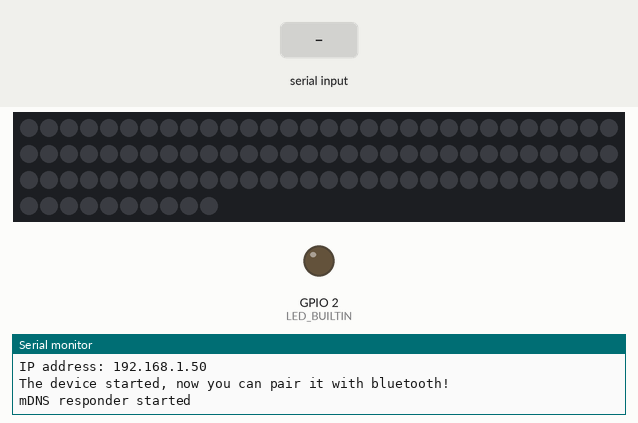
Bench run of a program on a simulated ESP32. On the bench: 100 RGB LEDs in strip order, left to right, continuing on the next row, output pins drawn as LEDs (lit = HIGH), the last lines printed to the serial monitor. Inputs (shaded band) come from the test bench. Dim RGB values are drawn brighter than linear; WiFi joins after 1.5 s; servers stay silent unless stated; nothing arrives over Bluetooth unless stated; not simulated (calls return 0 or success): Passwords.h.

Above: at 2.7 s.
2.8 s: "90 45 200\n" received over the second serial link
At 3.9 s:
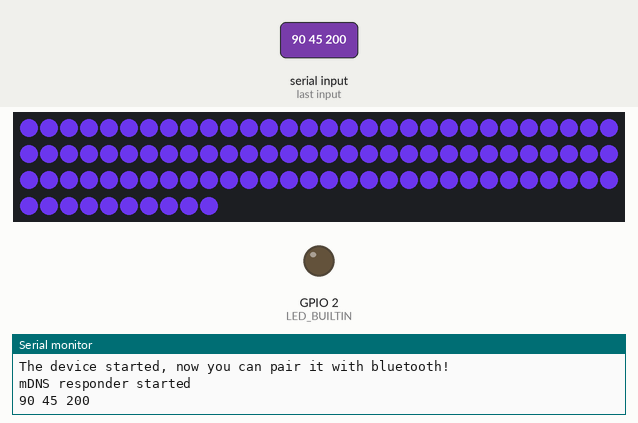
4.3 s: "90 45\n" received over the second serial link
At 4.8 s:
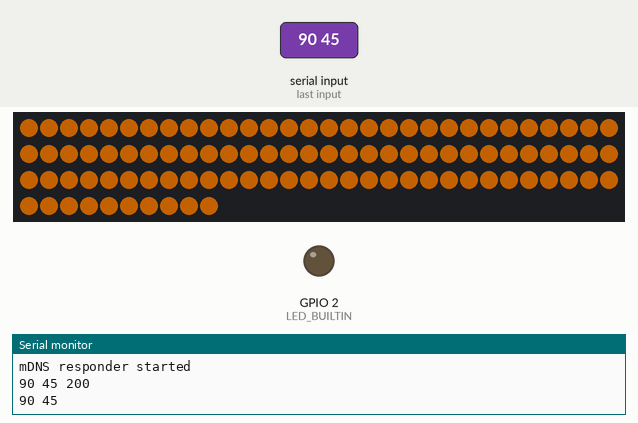
5.8 s: "30 150 10 200\n" received over the second serial link
At 6.5 s:
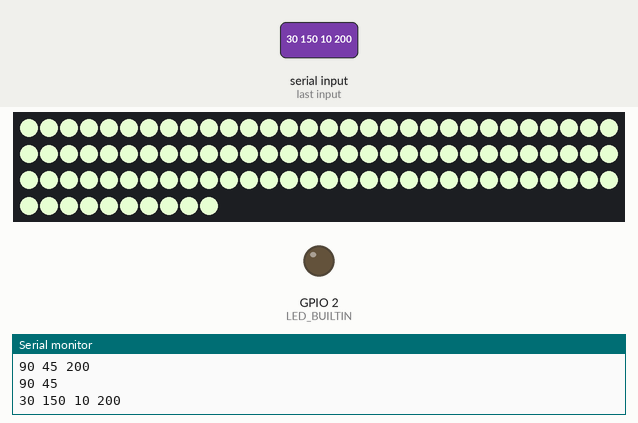
7.3 s: "5\n" received over the second serial link
At 7.9 s:
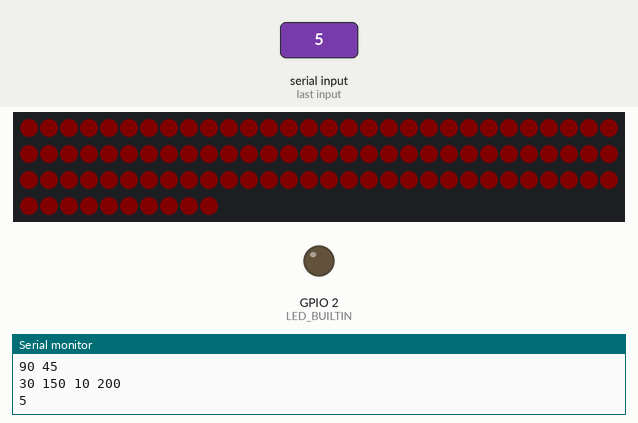
8.8 s: "g90\n" received over the second serial link
At 9.2 s:
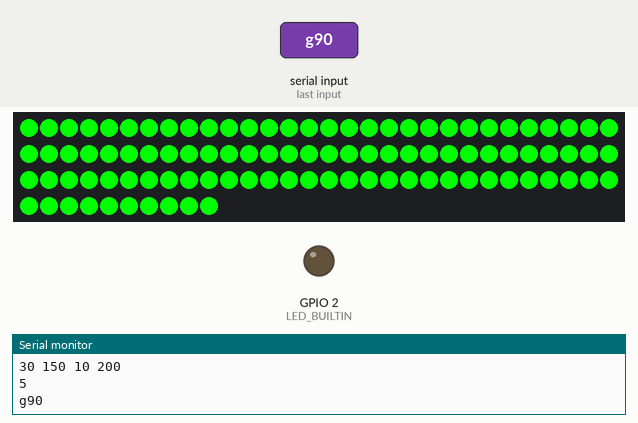
10.3 s: "1 90 45\n" received over the second serial link
At 10.7 s:
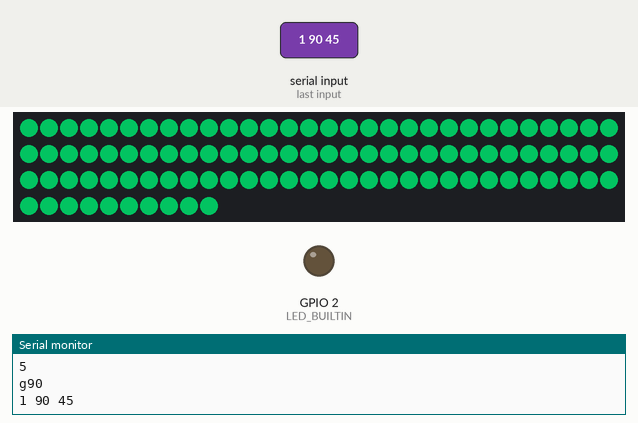
Timing chart, 0 to 12.8 s (numbered marks = the images above; inputs shaded):
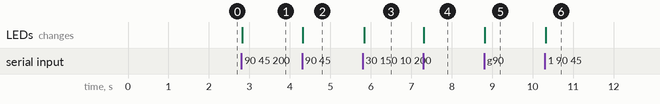

Measured:
- after the input at 2.8 s, the LEDs: change at once (image 1)
- after the input at 4.3 s, the LEDs: change at once (image 2)
- after the input at 5.8 s, the LEDs: change at once (image 3)
- after the input at 7.3 s, the LEDs: change at once (image 4)
- after the input at 8.8 s, the LEDs: change at once (image 5)
- after the input at 10.3 s, the LEDs: change at once (image 6)

The program:

main.cpp
```cpp
#include <Arduino.h>

#define DEBUG

#include <WiFi.h>
#include <ESPmDNS.h>
#include <WiFiUdp.h>
#include <ArduinoOTA.h>
#include "BluetoothSerial.h"
#include "Passwords.h"
#include <ESPmDNS.h>
#include <WiFiClient.h>
#include <FS.h>
#include <AsyncTCP.h>
#include <ESPAsyncWebServer.h>
#include <SPIFFS.h>
#include <WebSocketsServer.h>
#include "BluetoothSerialComm.h"
#include "PixelControl.h"

#if !defined(CONFIG_BT_ENABLED) || !defined(CONFIG_BLUEDROID_ENABLED)
#error Bluetooth is not enabled! Please run `make menuconfig` to and enable it
#endif

#define LED_BUILTIN 2

const char* ssid;
const char* password;

void setup()
{
  ssid = current_ssid;
  password = current_password;
  Serial.begin(115200);
  Serial.println("Booting");
  WiFi.mode(WIFI_STA);
  WiFi.begin(ssid, password);

  InitializeStrip();

  while (WiFi.waitForConnectResult() != WL_CONNECTED)
    {
    Serial.println("Connection Failed! Rebooting...");
    delay(5000);
    ESP.restart();
    }

  ArduinoOTA
    .onStart([]() {
      String type;
      if (ArduinoOTA.getCommand() == U_FLASH)
        type = "sketch";
      else // U_SPIFFS
        type = "filesystem";

      // NOTE: if updating SPIFFS this would be the place to unmount SPIFFS using SPIFFS.end()
      Serial.println("Start updating " + type);
    })
    .onEnd([]() {
      Serial.println("\nEnd");
    })
    .onProgress([](unsigned int progress, unsigned int total) {
      Serial.printf("Progress: %u%%\r", (progress / (total / 100)));
    })
    .onError([](ota_error_t error) {
      Serial.printf("Error[%u]: ", error);
      if (error == OTA_AUTH_ERROR) Serial.println("Auth Failed");
      else if (error == OTA_BEGIN_ERROR) Serial.println("Begin Failed");
      else if (error == OTA_CONNECT_ERROR) Serial.println("Connect Failed");
      else if (error == OTA_RECEIVE_ERROR) Serial.println("Receive Failed");
      else if (error == OTA_END_ERROR) Serial.println("End Failed");
    });

  ArduinoOTA.begin();

  Serial.println("Ready");
  Serial.print("IP address: ");
  Serial.println(WiFi.localIP());

  SerialBT.begin("ESP32test"); //Bluetooth device name
  Serial.println("The device started, now you can pair it with bluetooth!");

  pinMode(LED_BUILTIN, OUTPUT);

      // Set up mDNS responder:
    // - first argument is the domain name, in this example
    //   the fully-qualified domain name is "esp8266.local"
    // - second argument is the IP address to advertise
    //   we send our IP address on the WiFi network
    if (!MDNS.begin("esp32")) {
        Serial.println("Error setting up MDNS responder!");
        while(1) {
            delay(1000);
        }
    }
    Serial.println("mDNS responder started");
}

void loop()
{
  ArduinoOTA.handle();

  char* bluetoothInput; // max length of message - 50
  bluetoothInput = ReadBluetooth();

  if (bluetoothInput != NULL)
  {
    Serial.println(bluetoothInput);
    SetStripColorFromBT(bluetoothInput);
  }
}
```

BluetoothSerialComm.cpp
```cpp
#include <Arduino.h>
#include <BluetoothSerial.h>

BluetoothSerial SerialBT;

char* ReadBluetooth()
{
  static char str[51]; // For strings of max length=20

  if (!SerialBT.available())
  {
    return NULL;
  }

  memset(str,0,sizeof(str)); // clear str
  byte count=0;

  while (SerialBT.available())
  {
    char c=SerialBT.read();

    if (c>=32 && count < sizeof(str)-1)
    {
      str[count]=c;
      count++;
    }

    delay(2);
  }

  str[count]='\0'; // make it a zero terminated string
  return str;
}

void WriteBluetooth(char* message)
{
}
```

BluetoothSerialComm.h
```cpp
#include <BluetoothSerial.h>

extern BluetoothSerial SerialBT;

#if !defined(bluetoothcommands)
#define bluetoothcommands

char* ReadBluetooth();
void WriteBluetooth(char* message);

#endif // bluetoothcommands
```

PixelControl.cpp
```cpp
#include <NeoPixelBrightnessBus.h>

const int LED_PIN = 4;
const int LED_COUNT = 100;

NeoPixelBrightnessBus<NeoGrbwFeature, NeoEsp32Rmt0Sk6812Method> strip(LED_COUNT, LED_PIN);

RgbColor black(0);
RgbwColor currentColor[LED_PIN];
RgbwColor nextColor[LED_PIN];

void InitializeStrip()
{
    strip.Begin();
    strip.SetBrightness(255);
    strip.ClearTo(black);
    strip.Show();
}

void SetStripColorFromBT(char* str)
{
    // do nothing if receive empty
    if (*str == '\0')
    {
        return;
    }

    char *splittedInputs[sizeof(strtok(str, " "))];

    int8_t countWhiteSpaces = 0;

    char currentChar = 1;
    uint8_t currentCharCounter = 0;

    // Counts white spaces in the input in order to determine the number of resulting variables
    while (currentChar != '\0')
    {
        currentChar = *(str + currentCharCounter);

        if (currentChar == ' ')
        {
            countWhiteSpaces++;
        }

        currentCharCounter++;
    }


    if(sizeof(splittedInputs) > 0)
    {
        splittedInputs[0] = strtok(str, " "); // Splits spaces between words in str

        for(int i = 1; i < sizeof(strtok(str, " ")); i++)
        {
            splittedInputs[i] = strtok (NULL, " ");
        }
    }

    char green = 0;
    char red = 0;
    char blue = 0;
    char white = 0;

    char inputChar = splittedInputs[0][0];

    if (!(inputChar >= 48 && inputChar <= 57))
    {
        if (inputChar == 'g')
        {
            green = 255;
        }

        if (inputChar == 'r')
        {
            red = 255;
        }

            if (inputChar == 'b')
        {
            blue = 255;
        }

            if (inputChar == 'w')
        {
            white = 255;
        }

        for (size_t i = 0; i < LED_COUNT; i++)
        {
            RgbwColor currentColor = {red, green, blue, white};
            strip.SetPixelColor(i, currentColor);
        }

        strip.Show();
    }
    else
    {
        // Serial.println(sizeof(&str));  // the pointer itself = 4 bytes
        // Serial.println(sizeof(*str)); // the first char element? 1 byte

        // If you dont do this check and try to do atol on a non existing element, the microcontroller crashes
        if (countWhiteSpaces >= 0)
        {
            red = (char)atoi(splittedInputs[0]);
            countWhiteSpaces--;
        }

        if (countWhiteSpaces >= 0)
        {
            green = (char)atoi(splittedInputs[1]);
            countWhiteSpaces--;
        }

        if (countWhiteSpaces >= 0)
        {
            blue = (char)atoi(splittedInputs[2]);
            countWhiteSpaces--;
        }

        if (countWhiteSpaces >= 0)
        {
            white = (char)atoi(splittedInputs[3]);
            countWhiteSpaces--;
        }

        for (size_t i = 0; i < LED_COUNT; i++)
        {
            RgbwColor currentColor = {red, green, blue, white};
            strip.SetPixelColor(i, currentColor);
        }

        strip.Show();
    }
  }
```

PixelControl.h
```cpp
#include <NeoPixelBrightnessBus.h>

#if !defined(pixelStrip)
#define pixelStrip

int LED_PIN;
int LED_COUNT;

void SetStripColorFromBT(char* inputChar);

void InitializeStrip();

#endif // pixelStrip
```
